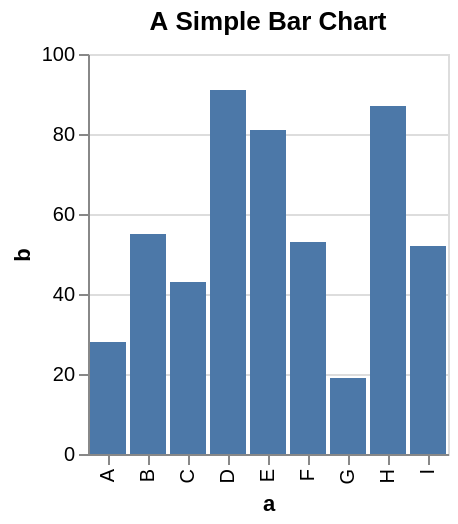

Vega-Lite specification for this chart:
### Vega specification from a JSON file in a GitHub repository (floating-point values rounded to 4 significant figures)
{"$schema": "https://vega.github.io/schema/vega/v5.json", "background": "white", "padding": 5, "height": 200, "title": {"text": "A Simple Bar Chart", "frame": "group"}, "style": "cell", "data": [{"name": "source_0", "values": [{"a": "A", "b": 28}, {"a": "B", "b": 55}, {"a": "C", "b": 43}, {"a": "D", "b": 91}, {"a": "E", "b": 81}, {"a": "F", "b": 53}, {"a": "G", "b": 19}, {"a": "H", "b": 87}, {"a": "I", "b": 52}]}, {"name": "data_0", "source": "source_0", "transform": [{"type": "stack", "groupby": ["a"], "field": "b", "sort": {"field": [], "order": []}, "as": ["b_start", "b_end"], "offset": "zero"}, {"type": "filter", "expr": "isValid(datum[\"b\"]) && isFinite(+datum[\"b\"])"}]}], "signals": [{"name": "x_step", "value": 20}, {"name": "width", "update": "bandspace(domain('x').length, 0.1, 0.05) * x_step"}], "marks": [{"name": "marks", "type": "rect", "style": ["bar"], "from": {"data": "data_0"}, "encode": {"update": {"fill": {"value": "#4c78a8"}, "ariaRoleDescription": {"value": "bar"}, "description": {"signal": "\"a: \" + (isValid(datum[\"a\"]) ? datum[\"a\"] : \"\"+datum[\"a\"]) + \"; b: \" + (format(datum[\"b\"], \"\"))"}, "x": {"scale": "x", "field": "a"}, "width": {"signal": "max(0.25, bandwidth('x'))"}, "y": {"scale": "y", "field": "b_end"}, "y2": {"scale": "y", "field": "b_start"}}}}], "scales": [{"name": "x", "type": "band", "domain": {"data": "data_0", "field": "a", "sort": true}, "range": {"step": {"signal": "x_step"}}, "paddingInner": 0.1, "paddingOuter": 0.05}, {"name": "y", "type": "linear", "domain": {"data": "data_0", "fields": ["b_start", "b_end"]}, "range": [{"signal": "height"}, 0], "nice": true, "zero": true}], "axes": [{"scale": "y", "orient": "left", "gridScale": "x", "grid": true, "tickCount": {"signal": "ceil(height/40)"}, "domain": false, "labels": false, "aria": false, "maxExtent": 0, "minExtent": 0, "ticks": false, "zindex": 0}, {"scale": "x", "orient": "bottom", "grid": false, "title": "a", "labelAlign": "right", "labelAngle": 270, "labelBaseline": "middle", "zindex": 0}, {"scale": "y", "orient": "left", "grid": false, "title": "b", "labelOverlap": true, "tickCount": {"signal": "ceil(height/40)"}, "zindex": 0}]}
